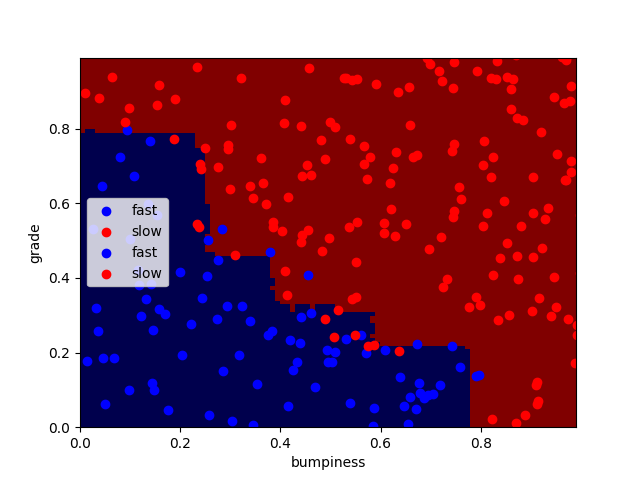

Reproduce this figure in Python.
#!/usr/bin/python

import matplotlib.pyplot as plt
from prep_terrain_data import makeTerrainData
from class_vis import prettyPicture
from sklearn import ensemble
from time import time

features_train, labels_train, features_test, labels_test = makeTerrainData()


### the training data (features_train, labels_train) have both "fast" and "slow"
### points mixed together--separate them so we can give them different colors
### in the scatterplot and identify them visually
grade_fast = [features_train[ii][0] for ii in range(0, len(features_train)) if labels_train[ii]==0]
bumpy_fast = [features_train[ii][1] for ii in range(0, len(features_train)) if labels_train[ii]==0]
grade_slow = [features_train[ii][0] for ii in range(0, len(features_train)) if labels_train[ii]==1]
bumpy_slow = [features_train[ii][1] for ii in range(0, len(features_train)) if labels_train[ii]==1]


#### initial visualization
plt.xlim(0.0, 1.0)
plt.ylim(0.0, 1.0)
plt.scatter(bumpy_fast, grade_fast, color = "b", label="fast")
plt.scatter(grade_slow, bumpy_slow, color = "r", label="slow")
plt.legend()
plt.xlabel("bumpiness")
plt.ylabel("grade")
#plt.show()
################################################################################


### your code here!  name your classifier object clf if you want the 
### visualization code (prettyPicture) to show you the decision boundary
clf = ensemble.RandomForestClassifier(min_samples_split=10, n_estimators=10, random_state=42)
t0 = time()
clf.fit(features_train, labels_train)
t1 = time()
acc = clf.score(features_test, labels_test)
t2 = time()

print("prediction accuracy: {}".format(acc))
print("training time: {0}s ({1} data points), prediction time: {2}s ({3} data points)".format(round(t2-t0, 3), len(features_train), round(t2-t1, 3), len(features_test)))
prettyPicture(clf, features_test, labels_test)
